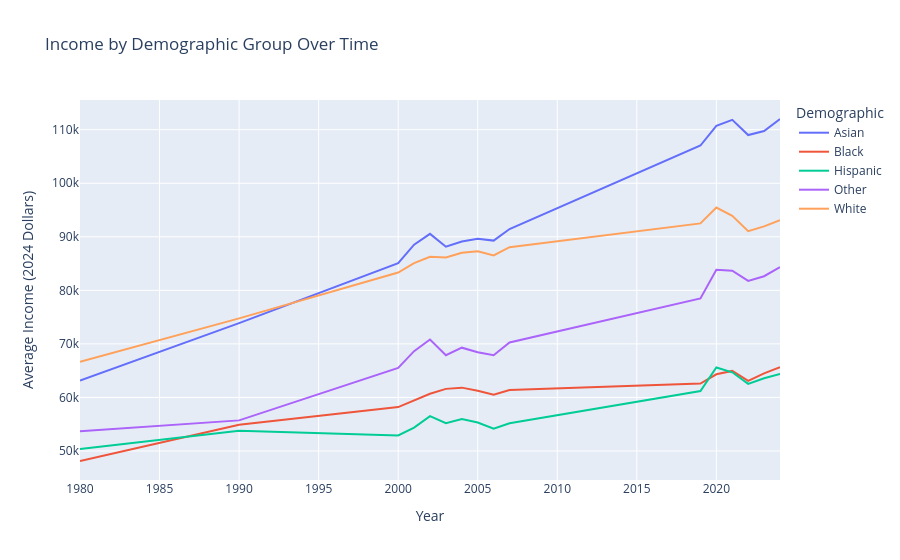

Notebook code for this chart:
### Code cell
# Wage trends by demographic group
income_demo = (
    df.groupby(["Year", "Demographic"])
    .apply(lambda x: weighted_mean(x, "Income (2024 Dollars)"))
    .reset_index(name="Income")
)

fig = px.line(
    income_demo,
    x="Year",
    y="Income",
    color="Demographic",
    title="Income by Demographic Group Over Time",
    labels={"Income": "Average Income (2024 Dollars)"}
)

fig.show()

### Figure 1 — Plotly figure (JSON) as saved in the notebook; plotly's stock layout.template omitted (floating-point values rounded to 4 significant figures)
{"data": [{"hovertemplate": "Demographic=Asian<br>Year=%{x}<br>Average Income (2024 Dollars)=%{y}<extra></extra>", "legendgroup": "Asian", "line": {"color": "#636efa", "dash": "solid"}, "marker": {"symbol": "circle"}, "mode": "lines", "name": "Asian", "orientation": "v", "showlegend": true, "type": "scatter", "x": [1980, 1990, 2000, 2001, 2002, 2003, 2004, 2005, 2006, 2007, 2019, 2020, 2021, 2022, 2023, 2024], "xaxis": "x", "y": [63150.0, 73880.0, 85060.0, 88530.0, 90550.0, 88150.0, 89120.0, 89610.0, 89290.0, 91460.0, 107000.0, 110700.0, 111800.0, 109000.0, 109800.0, 112000.0], "yaxis": "y"}, {"hovertemplate": "Demographic=Black<br>Year=%{x}<br>Average Income (2024 Dollars)=%{y}<extra></extra>", "legendgroup": "Black", "line": {"color": "#EF553B", "dash": "solid"}, "marker": {"symbol": "circle"}, "mode": "lines", "name": "Black", "orientation": "v", "showlegend": true, "type": "scatter", "x": [1980, 1990, 2000, 2001, 2002, 2003, 2004, 2005, 2006, 2007, 2019, 2020, 2021, 2022, 2023, 2024], "xaxis": "x", "y": [48130.0, 54910.0, 58200.0, 59400.0, 60680.0, 61600.0, 61830.0, 61250.0, 60500.0, 61380.0, 62600.0, 64320.0, 64950.0, 63090.0, 64500.0, 65630.0], "yaxis": "y"}, {"hovertemplate": "Demographic=Hispanic<br>Year=%{x}<br>Average Income (2024 Dollars)=%{y}<extra></extra>", "legendgroup": "Hispanic", "line": {"color": "#00cc96", "dash": "solid"}, "marker": {"symbol": "circle"}, "mode": "lines", "name": "Hispanic", "orientation": "v", "showlegend": true, "type": "scatter", "x": [1980, 1990, 2000, 2001, 2002, 2003, 2004, 2005, 2006, 2007, 2019, 2020, 2021, 2022, 2023, 2024], "xaxis": "x", "y": [50360.0, 53760.0, 52900.0, 54380.0, 56510.0, 55210.0, 55960.0, 55330.0, 54170.0, 55190.0, 61210.0, 65600.0, 64690.0, 62530.0, 63570.0, 64380.0], "yaxis": "y"}, {"hovertemplate": "Demographic=Other<br>Year=%{x}<br>Average Income (2024 Dollars)=%{y}<extra></extra>", "legendgroup": "Other", "line": {"color": "#ab63fa", "dash": "solid"}, "marker": {"symbol": "circle"}, "mode": "lines", "name": "Other", "orientation": "v", "showlegend": true, "type": "scatter", "x": [1980, 1990, 2000, 2001, 2002, 2003, 2004, 2005, 2006, 2007, 2019, 2020, 2021, 2022, 2023, 2024], "xaxis": "x", "y": [53690.0, 55720.0, 65500.0, 68640.0, 70820.0, 67890.0, 69290.0, 68460.0, 67870.0, 70260.0, 78500.0, 83850.0, 83660.0, 81750.0, 82630.0, 84340.0], "yaxis": "y"}, {"hovertemplate": "Demographic=White<br>Year=%{x}<br>Average Income (2024 Dollars)=%{y}<extra></extra>", "legendgroup": "White", "line": {"color": "#FFA15A", "dash": "solid"}, "marker": {"symbol": "circle"}, "mode": "lines", "name": "White", "orientation": "v", "showlegend": true, "type": "scatter", "x": [1980, 1990, 2000, 2001, 2002, 2003, 2004, 2005, 2006, 2007, 2019, 2020, 2021, 2022, 2023, 2024], "xaxis": "x", "y": [66650.0, 74760.0, 83330.0, 85080.0, 86250.0, 86140.0, 87010.0, 87280.0, 86530.0, 88060.0, 92510.0, 95470.0, 93930.0, 91040.0, 91950.0, 93110.0], "yaxis": "y"}], "layout": {"legend": {"title": {"text": "Demographic"}, "tracegroupgap": 0}, "title": {"text": "Income by Demographic Group Over Time"}, "xaxis": {"anchor": "y", "domain": [0, 1], "title": {"text": "Year"}}, "yaxis": {"anchor": "x", "domain": [0, 1], "title": {"text": "Average Income (2024 Dollars)"}}}}
